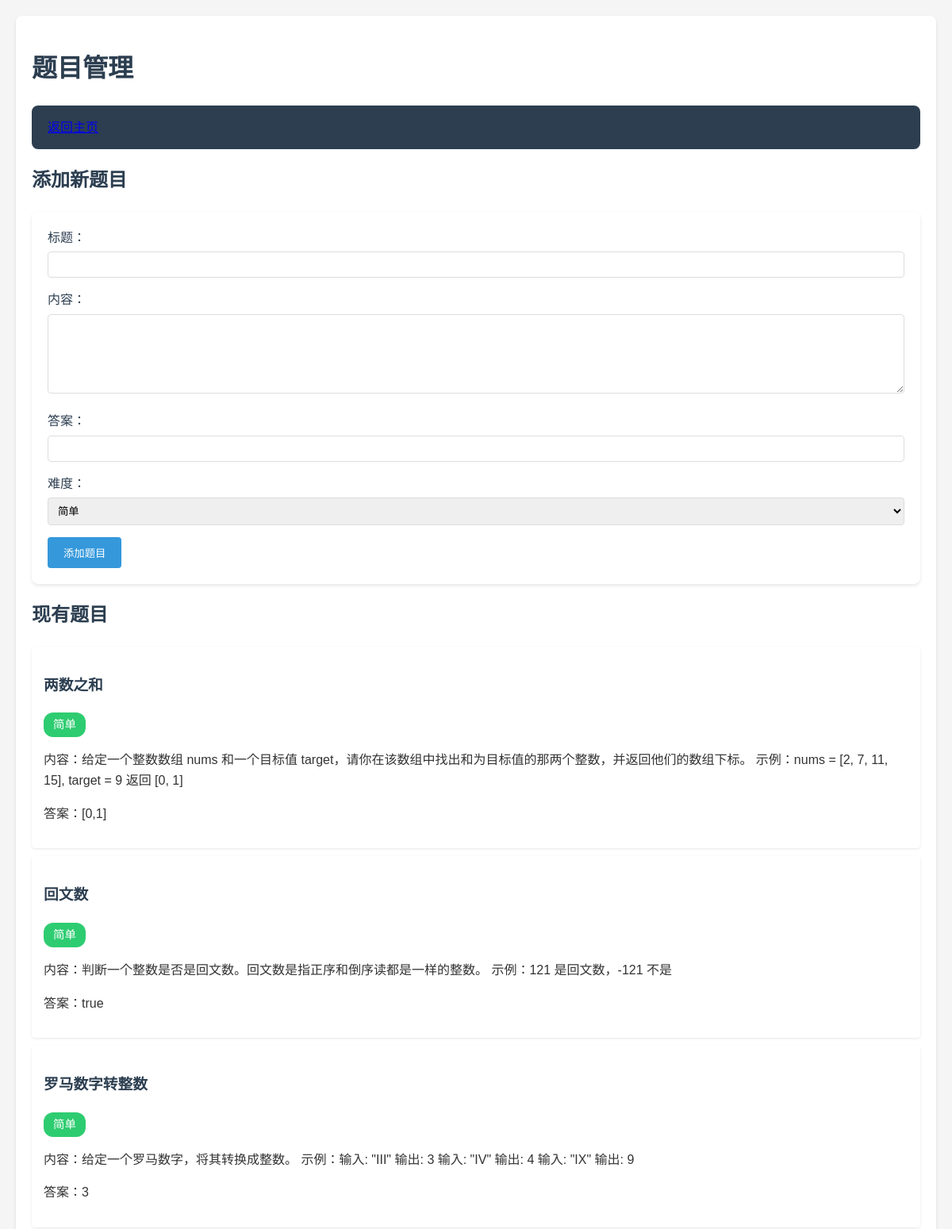
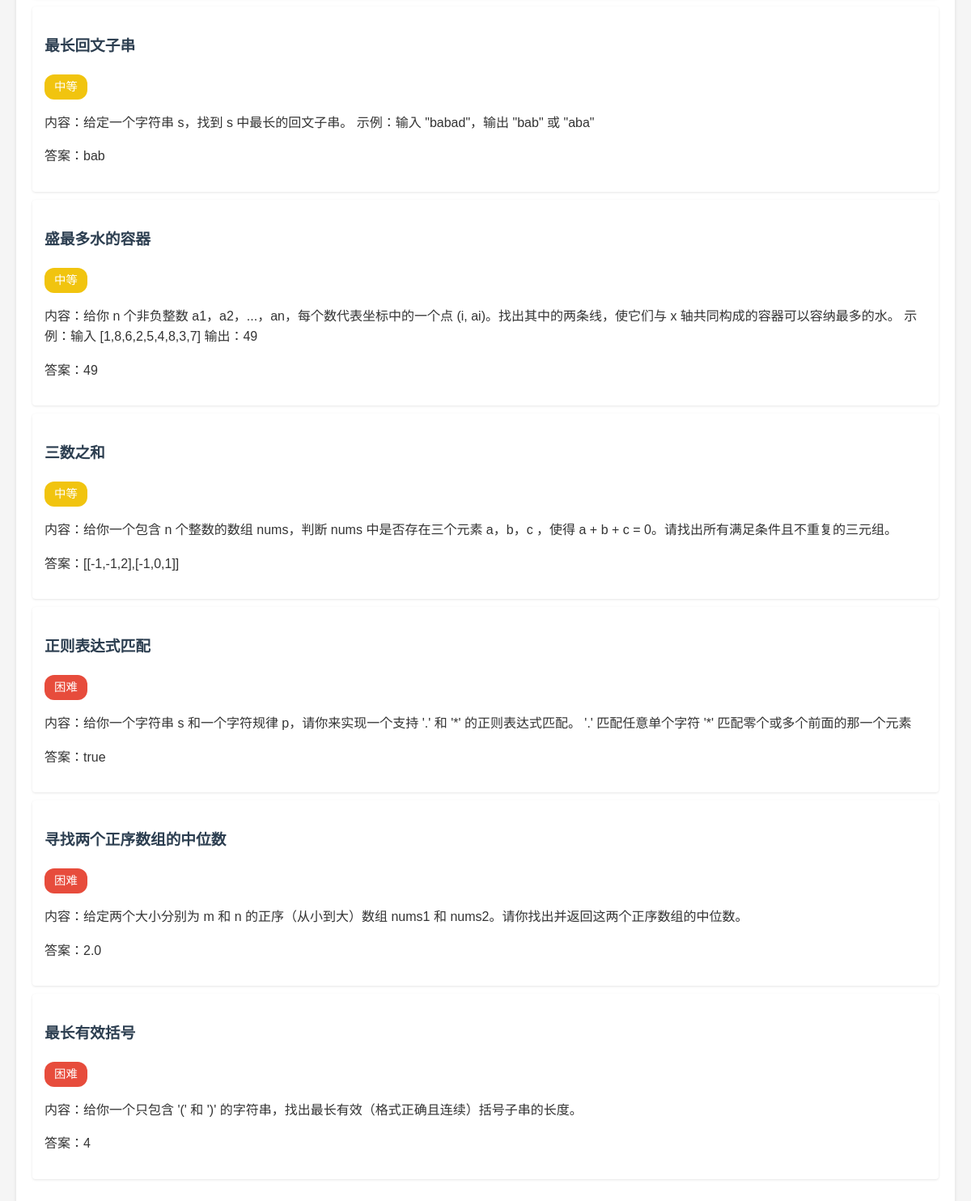
The page /manage_problems on the database its author committed (2 pictures, top to bottom).
### 1.py (models this page shows)
class Problem(db.Model):
    id = db.Column(db.Integer, primary_key=True)
    title = db.Column(db.String(100), nullable=False)
    content = db.Column(db.Text, nullable=False)
    answer = db.Column(db.Text, nullable=False)
    difficulty = db.Column(db.Integer) # 1-简单, 2-中等, 3-困难
    standard_code = db.Column(db.Text, nullable=True) # 标准答案代码
    test_cases = db.Column(db.Text, nullable=True) # 测试用例，JSON格式存储

### 1.py (the view, shortened to what this page needs)
@app.route('/manage_problems', methods=['GET', 'POST'])
def manage_problems():
    problems = Problem.query.all()
    return render_template('manage_problems.html', problems=problems)

### templates/manage_problems.html (shortened to what this page needs)
<!DOCTYPE html>
<html>
<head>
    <link rel="stylesheet" href="{{ url_for('static', filename='style.css') }}">
</head>
<body>
    <div class="container">
        <h1>题目管理</h1>
        <nav>
            <a href="{{ url_for('dashboard') }}">返回主页</a>
        </nav>
        <h2>添加新题目</h2>
        <form method="POST">
            <div>
                <label>标题：</label>
                <input type="text" name="title" required>
            </div>
            <div>
                <label>内容：</label>
                <textarea name="content" required></textarea>
            </div>
            <div>
                <label>答案：</label>
                <input type="text" name="answer" required>
            </div>
            <div>
                <label>难度：</label>
                <select name="difficulty" required>
                    <option value="1">简单</option>
                </select>
            </div>
            <button type="submit">添加题目</button>
        </form>
        <h2>现有题目</h2>
        <ul class="problem-list">
        {% for problem in problems %}
            <li class="problem-item">
                <h3>{{ problem.title }}</h3>
                <span class="difficulty difficulty-{{ problem.difficulty }}">
                    {{ '简单' if problem.difficulty == 1 else '中等' if problem.difficulty == 2 else '困难' }}
                </span>
                <p>内容：{{ problem.content }}</p>
                <p>答案：{{ problem.answer }}</p>
            </li>
        {% endfor %}
        </ul>
    </div>
</body>
</html>

### static/style.css (style rules this page uses)
body { font-family: 'Microsoft YaHei', sans-serif; line-height: 1.6; margin: 0; padding: 20px; background-color: #f5f5f5; color: #333; }
.container { max-width: 1200px; margin: 0 auto; padding: 20px; background-color: white; border-radius: 8px; box-shadow: 0 2px 4px rgba(0, 0, 0, 0.1); }
nav { display: flex; justify-content: space-between; align-items: center; background-color: #2c3e50; padding: 15px 20px; border-radius: 8px; }
h1, h2, h3 { color: #2c3e50; margin-bottom: 20px; }
form { background-color: #fff; padding: 20px; border-radius: 8px; box-shadow: 0 2px 4px rgba(0, 0, 0, 0.1); }
form div { margin-bottom: 15px; }
label { display: block; margin-bottom: 5px; color: #2c3e50; }
input[type="text"], input[type="password"], textarea, select { width: 100%; padding: 8px; border: 1px solid #ddd; border-radius: 4px; box-sizing: border-box; }
textarea { min-height: 100px; }
button { background-color: #3498db; color: white; padding: 10px 20px; border: none; border-radius: 4px; cursor: pointer; transition: background-color 0.3s; }
.problem-list { list-style: none; padding: 0; }
.problem-item { background-color: white; padding: 15px; margin-bottom: 10px; border-radius: 4px; box-shadow: 0 1px 3px rgba(0, 0, 0, 0.1); }
.difficulty { display: inline-block; padding: 3px 8px; border-radius: 3px; font-size: 12px; color: white; }
.difficulty-1 { background-color: #2ecc71; }
.difficulty-2 { background-color: #f1c40f; }
.difficulty-3 { background-color: #e74c3c; }
.difficulty { padding: 4px 12px; border-radius: 12px; font-size: 0.9em; font-weight: 500; }

### rows shown on the page
Problem: title "两数之和", difficulty "简单", content "给定一个整数数组 nums 和一个目标值 target，请你在该数组中找出和为目标值的那两个整数，并返回他们的数组下标。 示例：nums = [2, 7, 11, 15], target = 9 返回 [0, 1]", answer "[0,1]"
Problem: title "回文数", difficulty "简单", content "判断一个整数是否是回文数。回文数是指正序和倒序读都是一样的整数。 示例：121 是回文数，-121 不是", answer "true"
Problem: title "罗马数字转整数", difficulty "简单", content "给定一个罗马数字，将其转换成整数。 示例：输入: \"III\" 输出: 3 输入: \"IV\" 输出: 4 输入: \"IX\" 输出: 9", answer "3"
Problem: title "最长回文子串", difficulty "中等", content "给定一个字符串 s，找到 s 中最长的回文子串。 示例：输入 \"babad\"，输出 \"bab\" 或 \"aba\"", answer "bab"
Problem: title "盛最多水的容器", difficulty "中等", content "给你 n 个非负整数 a1，a2，...，an，每个数代表坐标中的一个点 (i, ai)。找出其中的两条线，使它们与 x 轴共同构成的容器可以容纳最多的水。 示例：输入 [1,8,6,2,5,4,8,3,7] 输出：49", answer "49"
Problem: title "三数之和", difficulty "中等", content "给你一个包含 n 个整数的数组 nums，判断 nums 中是否存在三个元素 a，b，c ，使得 a + b + c = 0。请找出所有满足条件且不重复的三元组。", answer "[[-1,-1,2],[-1,0,1]]"
Problem: title "正则表达式匹配", difficulty "困难", content "给你一个字符串 s 和一个字符规律 p，请你来实现一个支持 '.' 和 '*' 的正则表达式匹配。 '.' 匹配任意单个字符 '*' 匹配零个或多个前面的那一个元素", answer "true"
Problem: title "寻找两个正序数组的中位数", difficulty "困难", content "给定两个大小分别为 m 和 n 的正序（从小到大）数组 nums1 和 nums2。请你找出并返回这两个正序数组的中位数。", answer "2.0"
Problem: title "最长有效括号", difficulty "困难", content "给你一个只包含 '(' 和 ')' 的字符串，找出最长有效（格式正确且连续）括号子串的长度。", answer "4"
